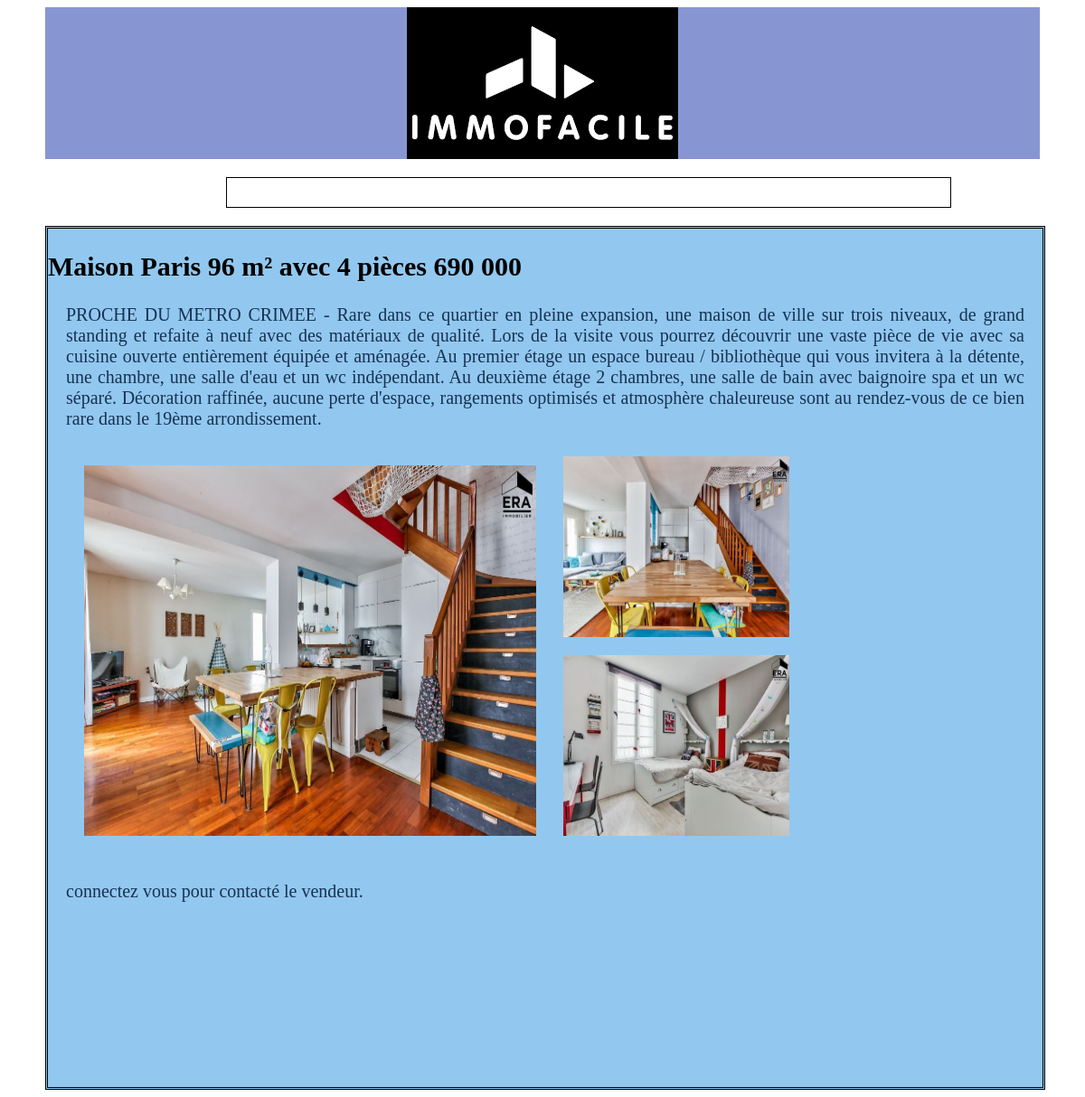
The app's page /a.php?id=3 with its own data.
### tables this page shows
CREATE TABLE `annonce` (
  `id_a` int(11) NOT NULL,
  `titre` varchar(50) NOT NULL,
  `description` text,
  `date_a` date DEFAULT NULL,
  `prix` decimal(10,0) DEFAULT NULL,
  `commune` varchar(255) DEFAULT NULL,
  `nbpiece` int(11) DEFAULT NULL,
  `surface` varchar(11) NOT NULL,
  `p1` varchar(255) NOT NULL,
  `p2` varchar(255) NOT NULL,
  `p3` varchar(255) NOT NULL,
  `p4` varchar(255) NOT NULL,
  `id_c` int(11) DEFAULT NULL
);

### a.php (the view, shortened to what this page needs)
<?php include("headerIMMO.php"); ?>
<div class="colonne3">
<?php
			$id_a = $_GET['id'];
			$requete = $bdd->query("SELECT * FROM annonce WHERE id_a=$id_a") ;
			while($reponse = $requete->fetch())
			{
				if( isset ($_SESSION['connecte']))
				{
					echo"<h2>".$reponse['titre']."</h2>";
					echo "<p>".$reponse['description']."<p>";
					echo "<a class='zoombox zgallery1' href=".$reponse['p1']."><img src=".$reponse['p1']." class='image '></a> ";
					echo "<a class='zoombox zgallery1' href=".$reponse['p2']."><img src=".$reponse['p2']." class='image3 '></a> ";
					echo "<a class='zoombox zgallery1' href=".$reponse['p3']."><img src=".$reponse['p3']." class='image4 '></a> ";
					echo
					"<form method='post' action='#'>
					<textarea name='texte' id='ckeditor' ></textarea>
					<input type='submit' name='submit'>
					</form>
					<script src='http://cdn.ckeditor.com/4.5.11/basic/ckeditor.js'></script>
					<script> CKEDITOR.replace('ckeditor'); </script>";
					if(isset($_POST['submit']) )
						{
							$texte=$_POST['texte'];
							$requete = $bdd->query("INSERT INTO commentaire (post) VALUES('".$texte."')");
						}
				}
				else
				{
					echo"<h2>".$reponse['titre']."</h2>";
					echo "<p>".$reponse['description']."<p>";
					echo "<img src=".$reponse['p1']." class='image '> ";
					echo "<img src=".$reponse['p2']." class='image3 '> ";
					echo "<img src=".$reponse['p3']." class='image4 '> ";
					echo "<p class='bas'>connectez vous pour contacté le vendeur.</p>";
				}
			}
?>
</div>
<?php include("footerIMMO.php");?>

### style.css (style rules this page uses)
body { text-decoration:none; background:url(img/fond.jpg) no-repeat; }
.colonne3 { width:100%; height:950px; border: 3px black double ; color: black; font-size:20px; text-decoration:none; background:#92c8ef; }
.image { width:300px;height:150px;padding:20px;float:left; }
.image { width:500px;height:410px; }
.image3 { width:250px;height:200px;margin:10px; }
.image4 { width:250px;height:200px;margin:10px; }
.bas { float:left; padding-right:400px; display:block; }
p { text-align:justify; margin-left:20px; margin-right:20px; color:#183152; }

### records on screen
annonce: titre "Maison Paris 96 m² avec 4 pièces 690 000", description "PROCHE DU METRO CRIMEE - Rare dans ce quartier en pleine expansion, une maison de ville sur trois niveaux, de grand standing et refaite à neuf avec des matériaux de qualité. Lors de la visite vous pourrez découvrir une vaste pièce de vie avec sa cuisine ouverte entièrement équipée et aménagée. Au premier étage un espace bureau / bibliothèque qui vous invitera à la détente, une chambre, une salle d'eau et un wc indépendant. Au deuxième étage 2 chambres, une salle de bain avec baignoire spa et un wc séparé. Décoration raffinée, aucune perte d'espace, rangements optimisés et atmosphère chaleureuse sont au rendez-vous de ce bien rare dans le 19ème arrondissement.", p1 (picture), p2 (picture), p3 (picture)
